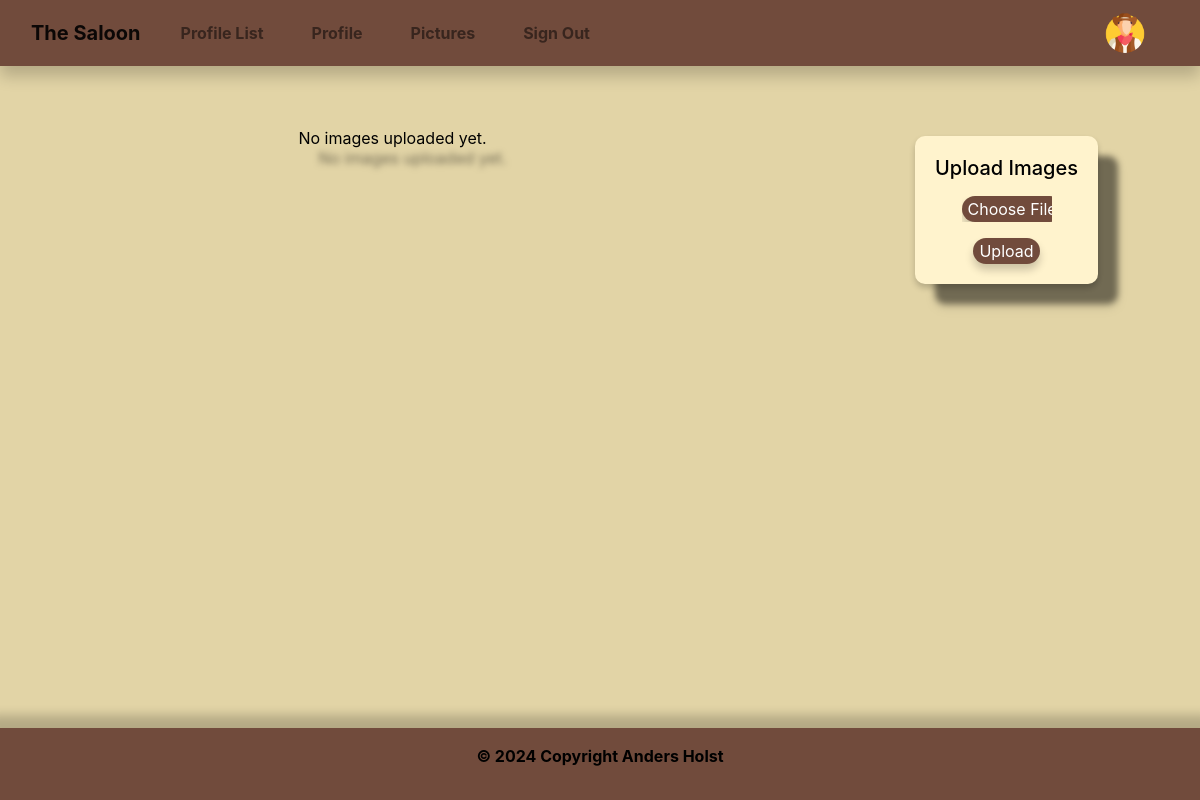
The app's page /upload/ (signed in), older data.
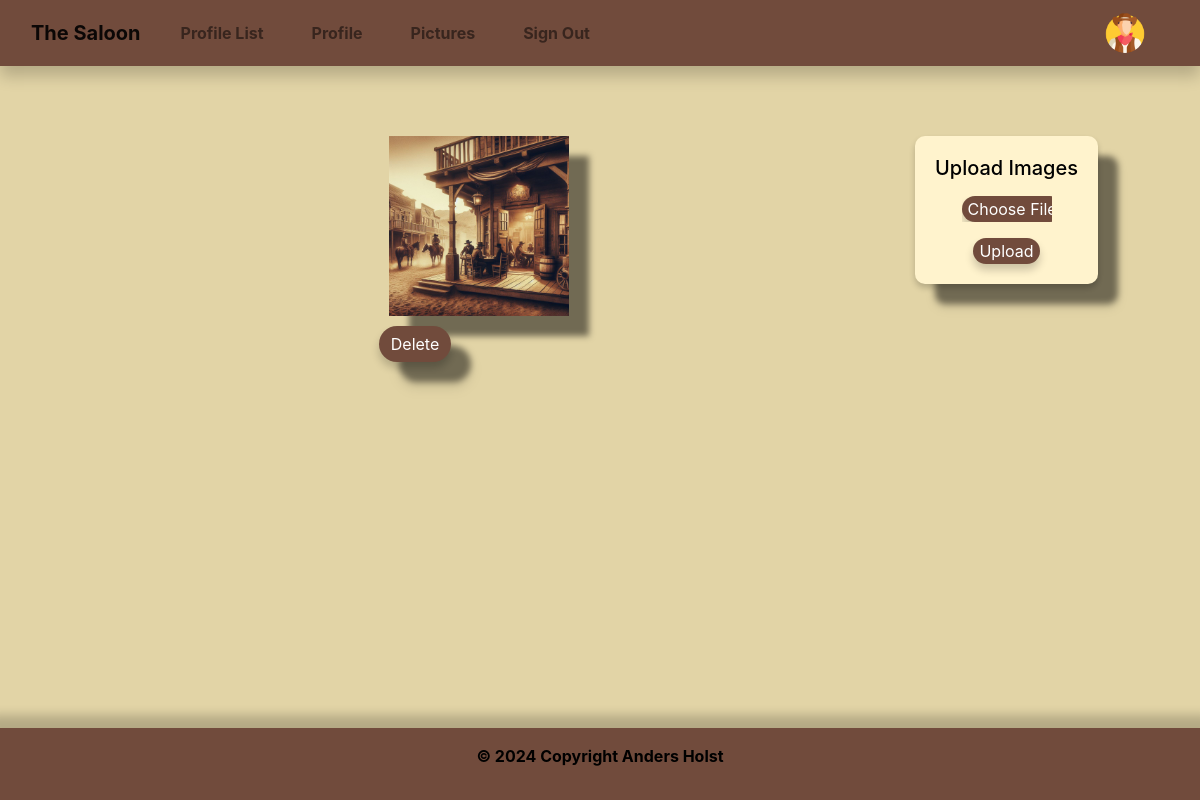
The same page, newer data.
### the_saloon/models.py (models this page shows)
class UploadedImage(models.Model):
    user = models.ForeignKey(User, on_delete=models.CASCADE, null=True)
    image = models.ImageField(upload_to='media/image')
    uploaded_at = models.DateTimeField(auto_now_add=True)

### the_saloon/views.py (the view)
# urls.py: path('upload/', views.upload_image, name='upload_image'),
def upload_image(request):
    if request.method == 'POST':
        form = UploadImageForm(request.POST, request.FILES)
        if form.is_valid():
            image = form.save(commit=False)
            image.user = request.user
            image.save()
    else:
        form = UploadImageForm()
    images = UploadedImage.objects.filter(user=request.user)
    return render(request, 'upload_image.html', {'form': form, 'images': images})

### the_saloon/forms.py
class UploadImageForm(forms.ModelForm):
    class Meta:
        model = UploadedImage
        fields = ('image',)

### the_saloon/templates/upload_image.html (shortened to what this page needs)
{% extends 'base.html' %}
{% block content %}
<div class="gallery-container">
 <div class="gallery-item col-md-8">
     <div class="row gallery">
      {% for image in images %}
      <div class="col-lg-3 col-md-4 col-sm-6 col-xs-12 mx-auto">
          <img src="{{ image.image.url }}" class="gallery" alt="Uploaded Image">
          <form method="post" action="{% url 'delete_image' image.pk %}">
              <button type="submit" class="btn btn-danger">Delete</button>
          </form>
      </div>
  {% empty %}
      <div class="col-md-12">
          No images uploaded yet.
      </div>
  {% endfor %}
     </div>
 </div>
 <div class="upload-img col-md-3 position-relative">
    <div class="card-gallery position-absolute">
      <div class="card-body">
        <h5 class="card-title">Upload Images</h5>
        <form method="post" enctype="multipart/form-data" class="text-center img-fluid">
          <p class="card-text d-none d-md-block">
              {{ form.as_p }}</p>
              <button class="upload" type="submit">Upload</button>
        </form>
      </div>
    </div>
 </div>
</div>
{% endblock %}

Row changes from the older to the newer data that the page shows:
added UploadedImage: image (picture)
Text that changed along with them:
text no longer shown: "No images uploaded yet."
